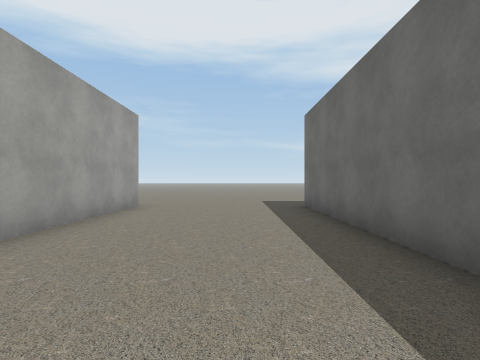
view 1 (above)

24 first-person views from a walk through a Unity game level. The camera is 1.4 m above the floor, looks level and sees 80° across. The floor is counted in squares, 2 m on a side. Each view is taken from the middle of a square. On the plan, view 1 faces up. The plan holds only what a view shows up to about 10 squares ahead; the rest is blank. The place goes on beyond the plan. Some surface patterns are stand-ins.

view 2
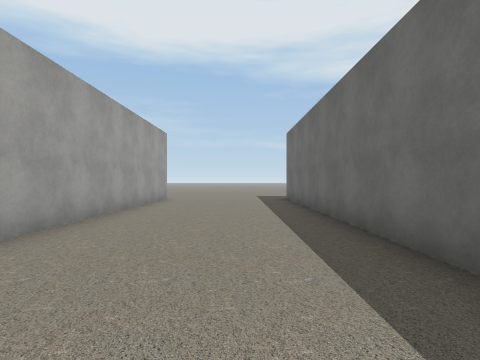

view 3
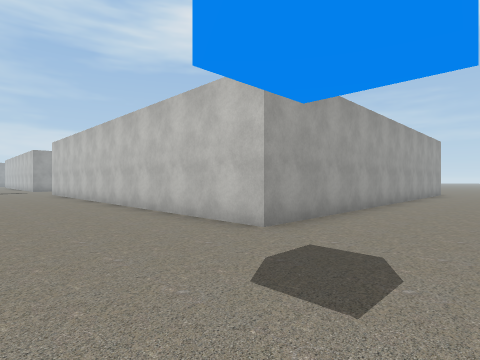

view 4
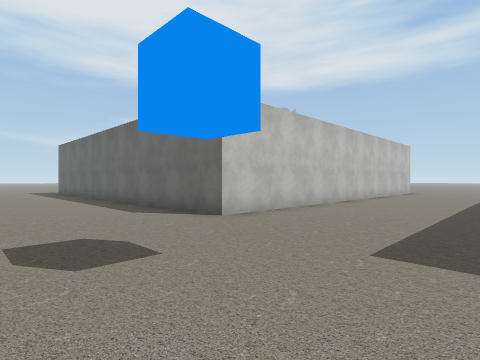

view 5
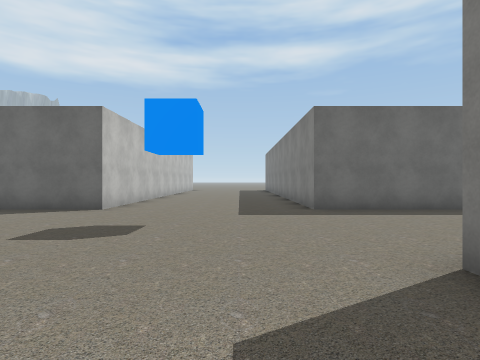

view 6
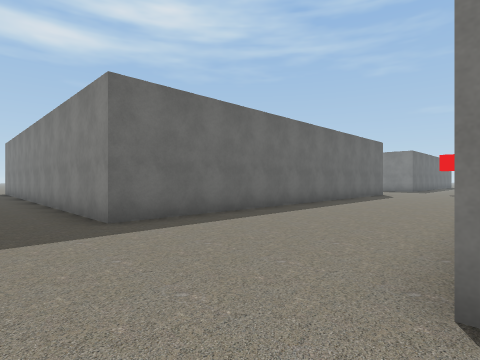

view 7
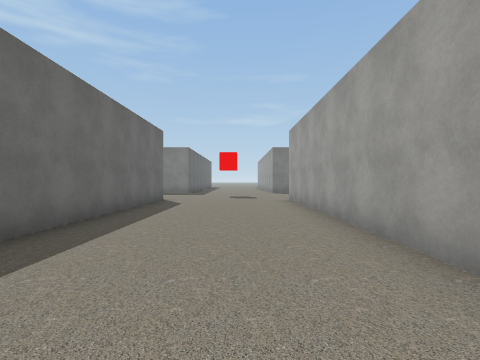

view 8
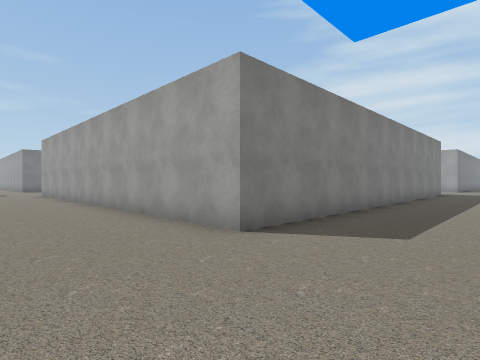

view 9
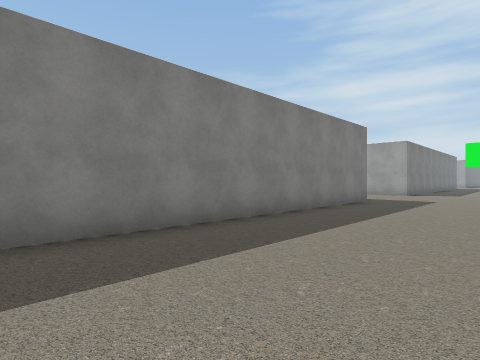

view 10
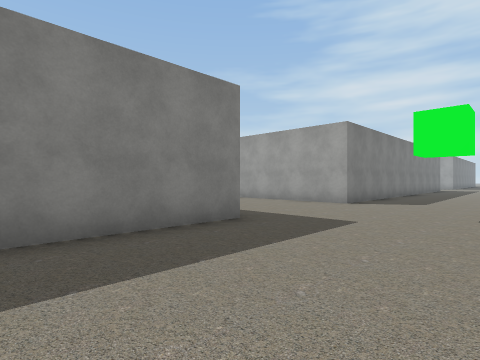

view 11
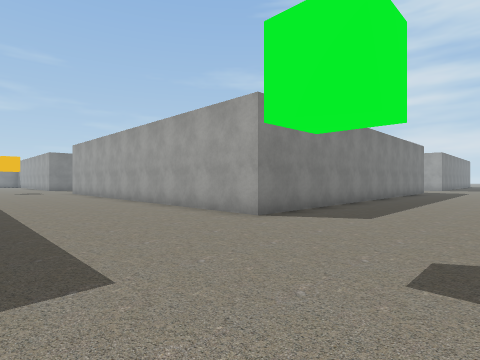

view 12
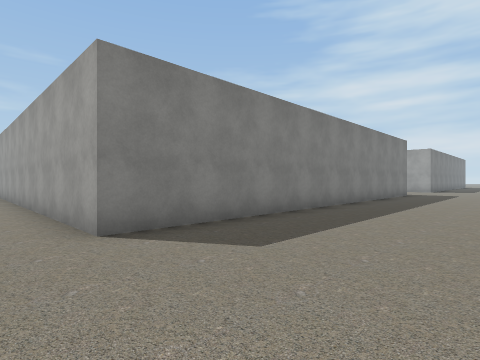

view 13
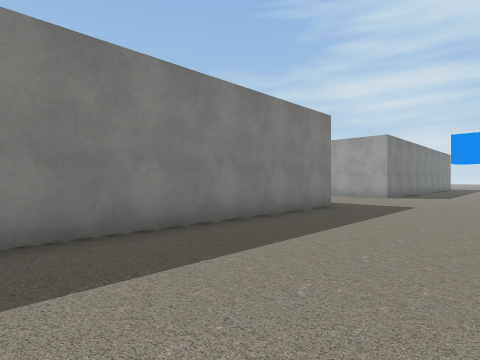

view 14
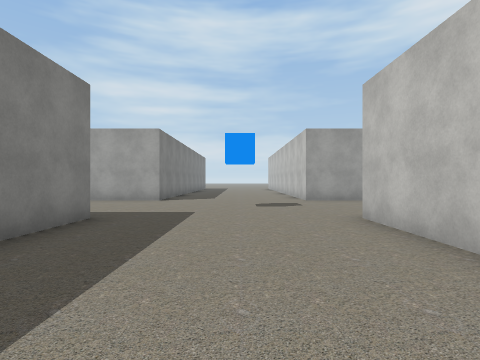

view 15
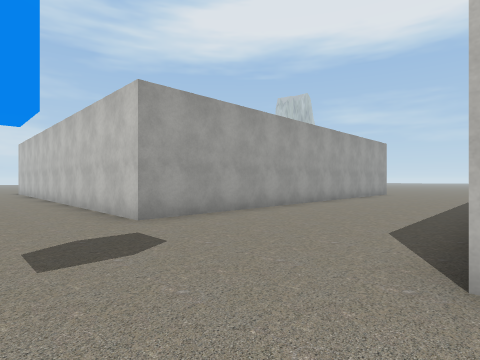

view 16
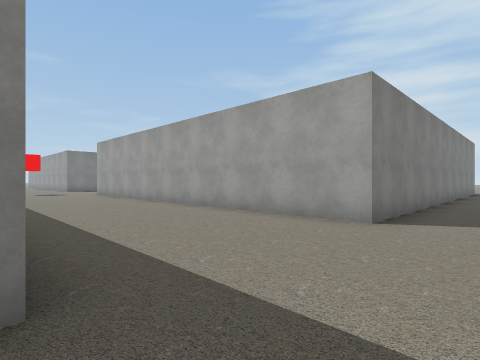

view 17
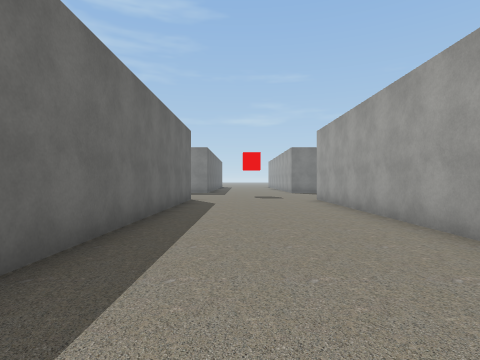

view 18
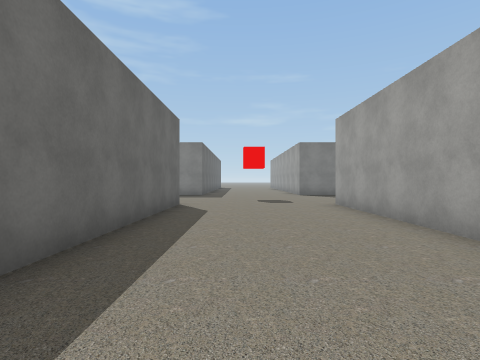

view 19
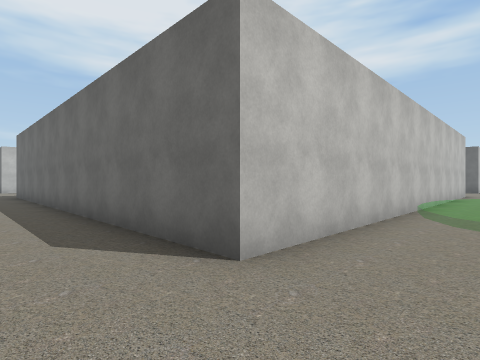

view 20
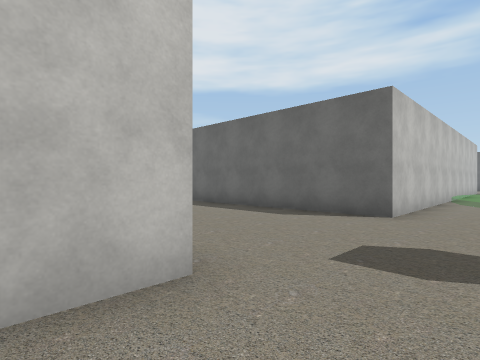

view 21
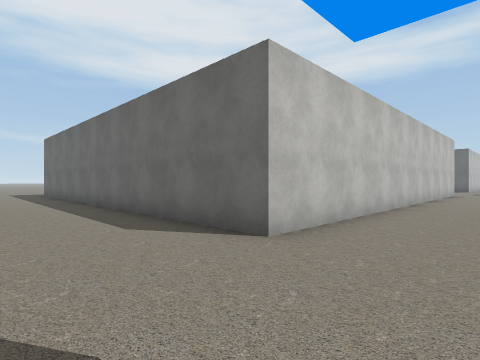

view 22
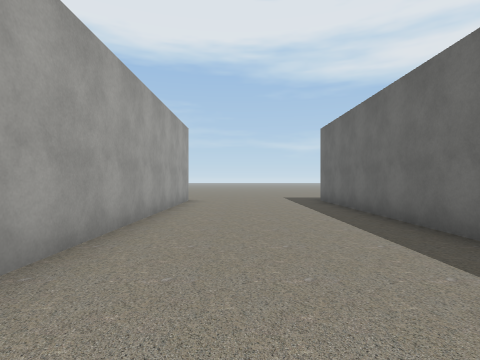

view 23
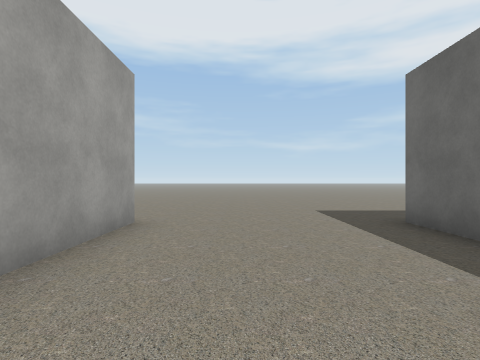

view 24
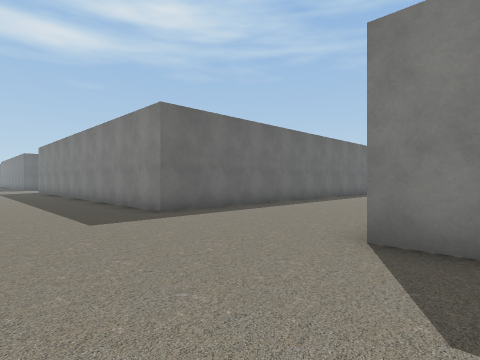

### Floor plan
Points are (right, up) in squares from view 1. A wall is a line through its corners. A room is listed if a view was taken in it or the views show most of it. See-through windows are left out.
Room 1 (views 1, 2, 3, 4, 5, 6, 7, 8, 9, 10, 11, 12, 13, 14, 15, 16, 17, 18, 19, 20, 21, 22, 23, 24)
walls: (-15.8, -9.7) (-2.7, -9.7) (-2.7, -22); (-24.1, -4.7) (-33.2, -4.7) (-33.2, 7.7) (-28.1, 7.7); (-33.2, -9.7) (-20.3, -9.7) (-20.3, -18.8); (-22.5, -22.3) (-33.2, -22.3) (-33.2, -11.6); (-2.7, 7.8) (-2.7, -4.7) (-10.9, -4.7); (-39.5, -9.7) (-37.8, -9.7) (-37.8, -22.3) (-38.9, -22.3); (7.9, -4.7) (1.8, -4.7) (1.8, 7.8); (-38.8, 7.7) (-37.8, 7.7) (-37.8, -4.7) (-39.5, -4.7); (1.8, -22) (1.8, -9.7) (8.5, -9.7)

Where each view was taken, in squares from view 1:
view 1: 0 up, 0 right, facing up
view 2: 3 down, 0 right, facing up
view 3: 8 down, 0 right, facing up-left
view 4: 9 down, 2 left, facing up-right
view 5: 8 down, 5 left, facing right
view 6: 8 down, 3 left, facing down-right
view 7: 12 down, 1 left, facing down
view 8: 7 down, 0 right, facing down-left
view 9: 6 down, 6 left, facing down-left
view 10: 6 down, 12 left, facing down-left
view 11: 6 down, 16 left, facing down-left
view 12: 6 down, 19 left, facing down-left
view 13: 6 down, 26 left, facing down-left
view 14: 7 down, 28 left, facing left
view 15: 7 down, 33 left, facing up-left
view 16: 8 down, 33 left, facing down-left
view 17: 12 down, 35 left, facing down
view 18: 14 down, 35 left, facing down
view 19: 24 down, 35 left, facing up-right
view 20: 24 down, 39 left, facing up-right
view 21: 7 down, 36 left, facing up-right
view 22: 2 down, 36 left, facing up
view 23: 3 up, 36 left, facing up
view 24: 11 up, 39 left, facing down-right
